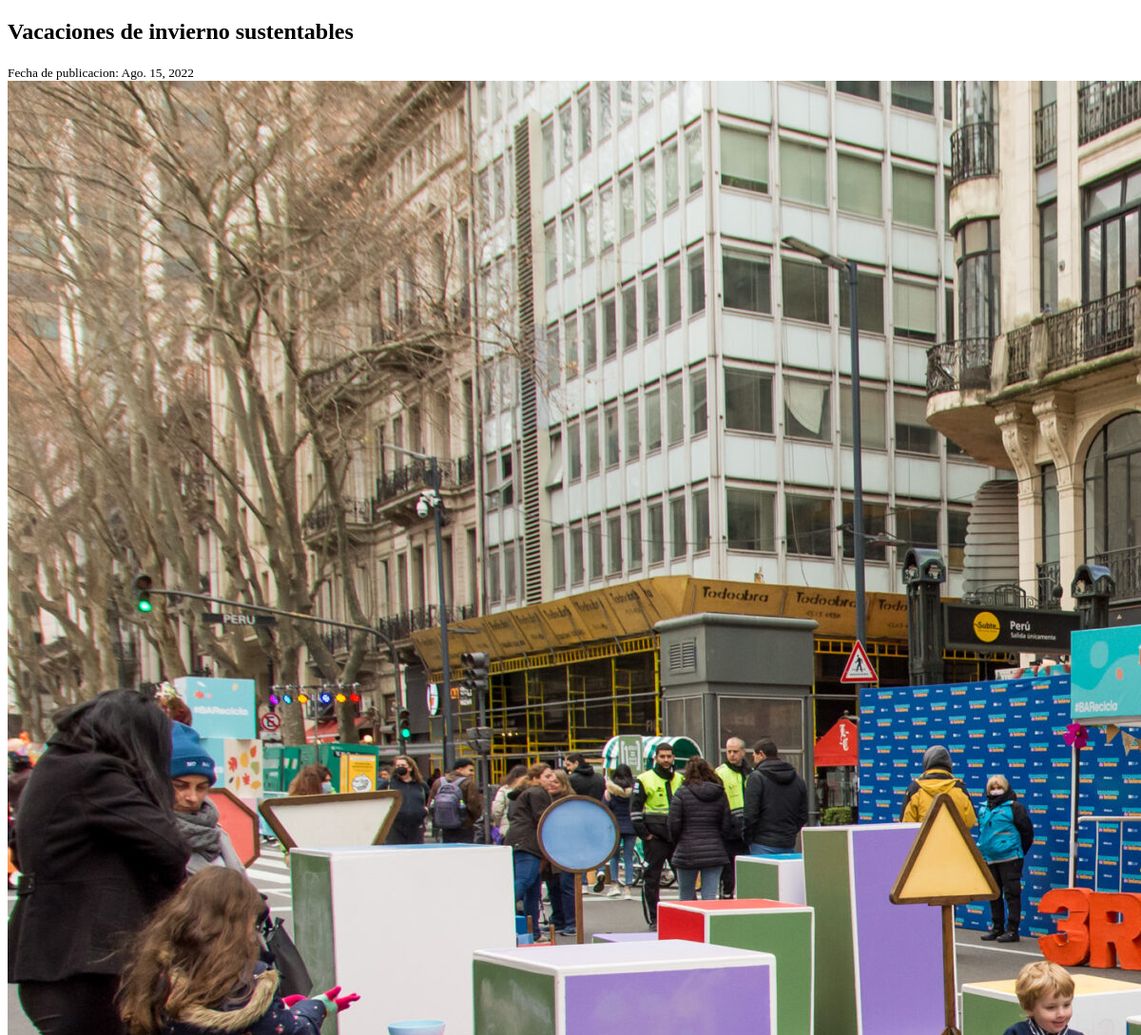
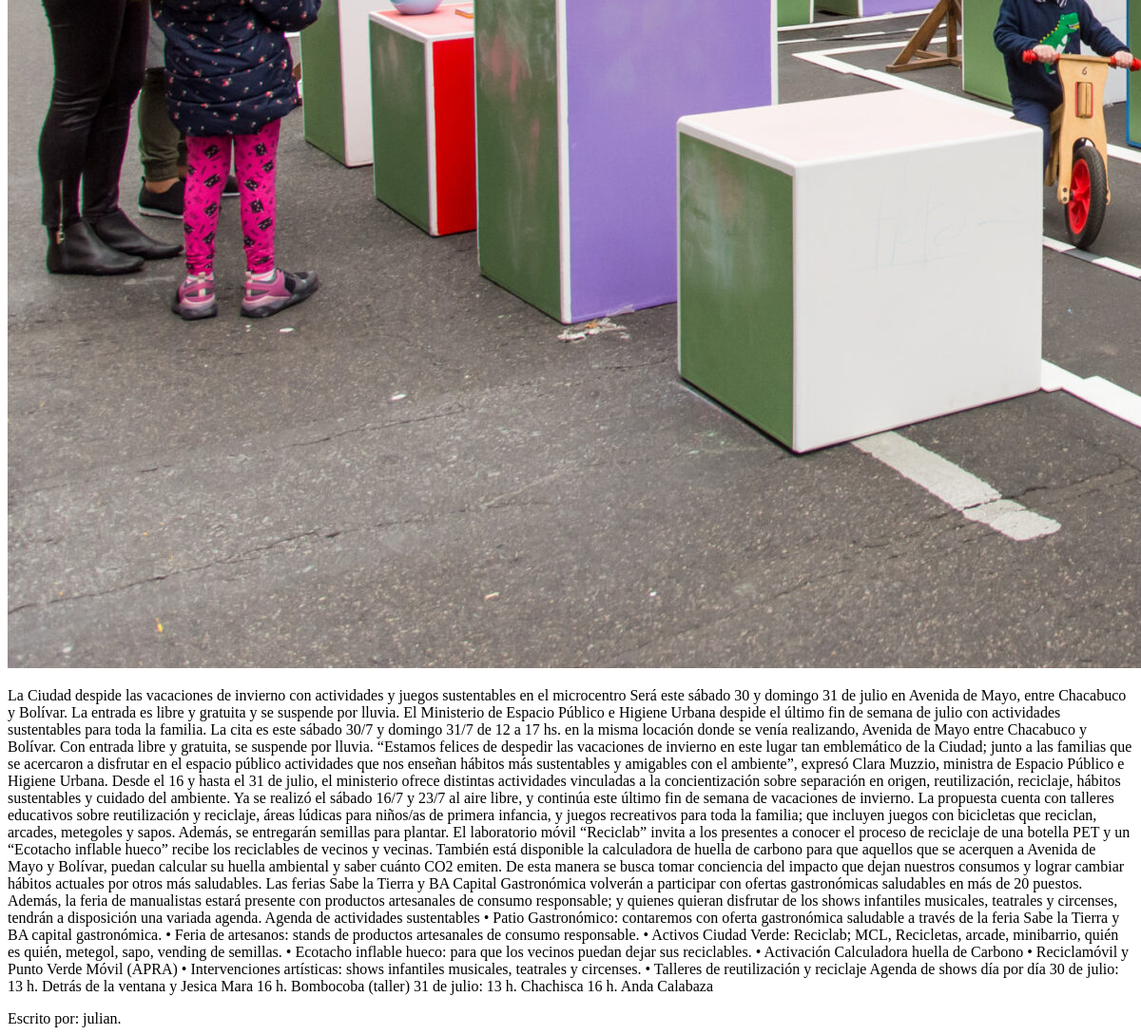
/seccion/articulo/1, run on an earlier commit of the app's database (2 pictures, top to bottom).
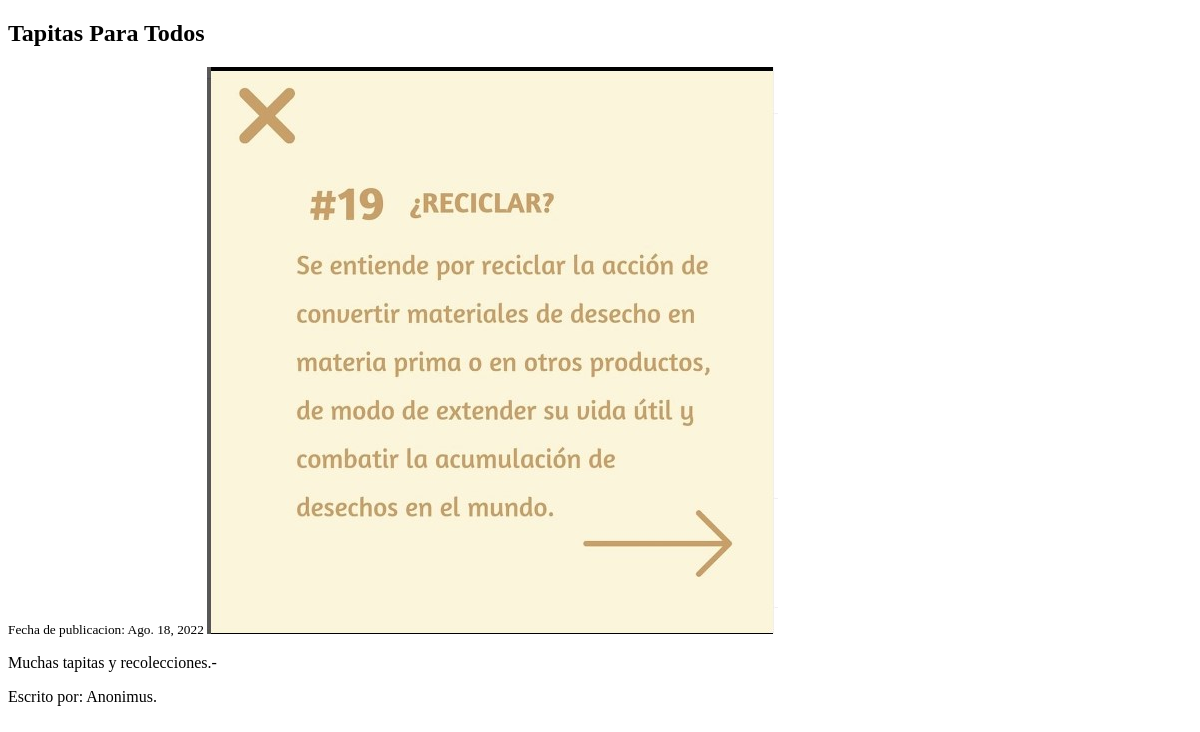
And on a later commit of the database.
### apps/noticias/models.py (models this page shows, shortened)
class Noticia(models.Model):
    titulo = models.CharField(max_length=150)
    autor = models.CharField(max_length=50, null = True, blank=True)
    fechaCreacion = models.DateField(auto_now_add=True)
    descripciones = models.TextField()
    contenido = models.TextField()
    imagen = models.ImageField(upload_to= 'noticias', null=True, blank = True)
    categoria = models.ForeignKey(Categoria, on_delete= models.CASCADE, null=True, blank= True)

### apps/noticias/views.py (the view, shortened to what this page needs)
# urls.py: path('articulo/<int:pk>',articulo.as_view(), name= 'articulo'),
class articulo(DetailView):
    model = Noticia
    template_name = 'noticias/articulo.html'

### templates/noticias/articulo.html (shortened to what this page needs)
<!DOCTYPE html>
<html lang="en">
<head>
</head>
<body>
    <section>
        <h1> {{ noticia.titulo }} </h1>
            <small>Fecha de publicacion: {{ noticia.fechaCreacion }} </small>
            <img src="{{ noticia.imagen.url }}">
            <article>
               <p> {{ noticia.contenido }} </p>
            </article>
            {% if noticia.autor %}
            <footer> Escrito por: {{ noticia.autor }}. </footer>
            {%else%}
            <footer> Escrito por: Anonimo. </footer>
            {% endif %}
        </section>
</body>
</html>

What changed in the data, as far as the page shows it:
changed Noticia: titulo "Vacaciones de invierno sustentables" → "Tapitas Para Todos"; fechaCreacion "Ago. 15, 2022" → "Ago. 18, 2022"; imagen: a different picture; contenido "La Ciudad despide las vacaciones de invierno con actividades y juegos sustentables en el microcentro Será este sábado 30 y domingo 31 de julio en Avenida de Mayo, entre Chacabuco y Bolívar. La entrada es libre y gratuita y se suspende por lluvia. El Ministerio de Espacio Público e Higiene Urbana despide el último fin de semana de julio con actividades sustentables para toda la familia. La cita es este sábado 30/7 y domingo 31/7 de 12 a 17 hs. en la misma locación donde se venía realizando, Avenida de Mayo entre Chacabuco y Bolívar. Con entrada libre y gratuita, se suspende por lluvia. “Estamos felices de despedir las vacaciones de invierno en este lugar tan emblemático de la Ciudad; junto a…" → "Muchas tapitas y recolecciones.-"; autor "julian" → "Anonimus"
